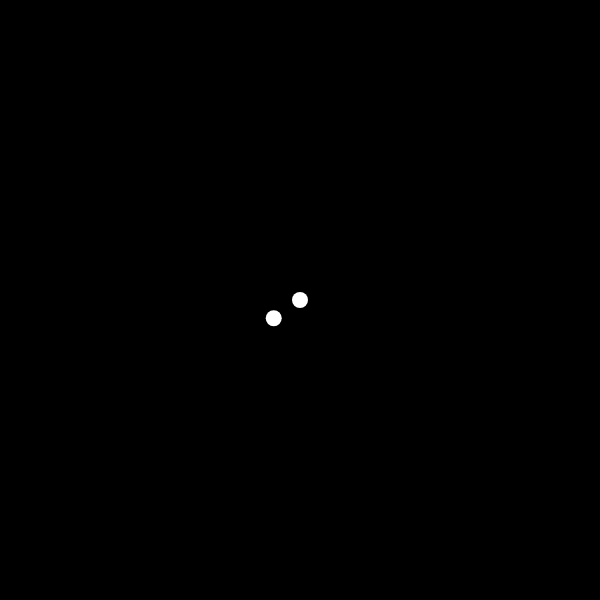
Frame 1 (no input)
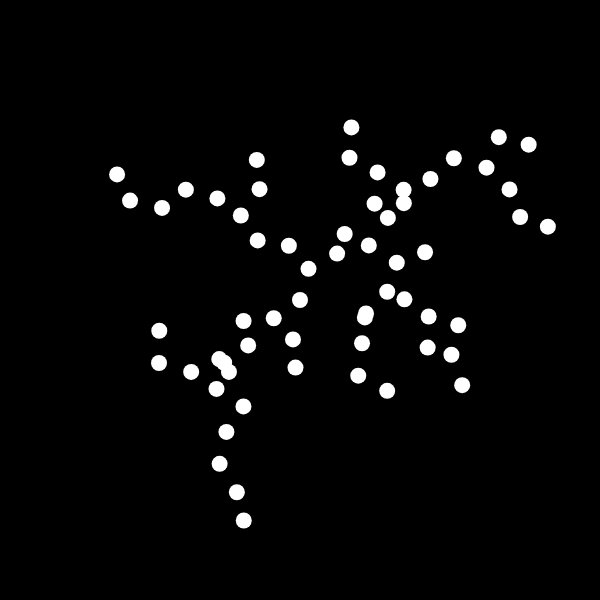
Frame 60 (no input)
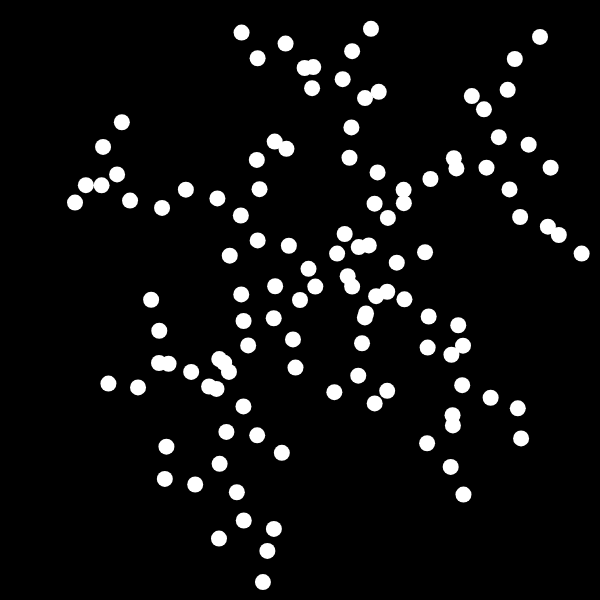
Frame 120 (the mouse pressed at the canvas centre since frame 60)

The p5.js sketch that drew these frames (run headless with seeded random() and noise() and a simulated clock; from frame 60 on, the mouse is pressed at the canvas centre):

// p5.js sketch
// ── sketch.js
var tree = [];
var walker;
var r = 16;

function setup() {
    createCanvas(600, 600);
    tree[0] = createVector(width / 2, height / 2);
}

function draw() {
    background(0);
    var stuck = false;
    walker = createVector(random(width), random(height));

    while (!stuck) {
        for (var i = 0; i < tree.length; i++) {
            var d = p5.Vector.dist(walker, tree[i]);
            if (d < r * 2) {
                stuck = true;
                break;
            }
        }
        walker.x += random(-2, 2);
        walker.y += random(-2, 2);
        
       
        walker.x = constrain(walker.x, 0, width);
        walker.y = constrain(walker.y, 0, height);
    }
    
    tree.push(walker);

    for (var i = 0; i < tree.length; i++) {
        strokeWeight(r);
        stroke(255);
        point(tree[i].x, tree[i].y);
    }
}

// ── walker.js
class Walker {
    constructor(x, y) {
      if (arguments.length == 2) {
        this.pos = createVector(x, y);
        this.stuck = true;
      } else {
        this.pos = randomPoint();
        this.stuck = false;
      }
      this.r = radius;
    }
  
    walk() {
      var vel = p5.Vector.random2D();
      this.pos.add(vel);
      this.pos.x = constrain(this.pos.x, 0, width);
      this.pos.y = constrain(this.pos.y, 0, height);
    }
  
  
    checkStuck(others) {
      for (var i = 0; i < others.length; i++) {
        let d = distSq(this.pos, others[i].pos);
        if (d < (this.r * this.r + others[i].r * others[i].r + 2 * others[i].r * this.r)) {
          this.stuck = true;
          return true;
        }
      }
      return false;
    }
  
    setHue(hu) {
      this.hu = hu;
    }
  
    show() {
      noStroke();
      if (this.stuck && typeof this.hu !== 'undefined') {
        fill(this.hu, 255, 100, 200);
      } else {
        fill(360, 0, 255);
      }
      ellipse(this.pos.x, this.pos.y, this.r * 2, this.r * 2);
    }
  
  
  }
  
  function randomPoint() {
    var i = floor(random(4));
  
    if (i === 0) {
      let x = random(width);
      return createVector(x, 0);
    } else if (i === 1) {
      let x = random(width);
      return createVector(x, height);
    } else if (i === 2) {
      let y = random(height);
      return createVector(0, y);
    } else {
      let y = random(height);
      return createVector(width, y);
    }
  }
  
  
  
  function distSq(a, b) {
    var dx = b.x - a.x;
    var dy = b.y - a.y;
    return dx * dx + dy * dy;
  }
